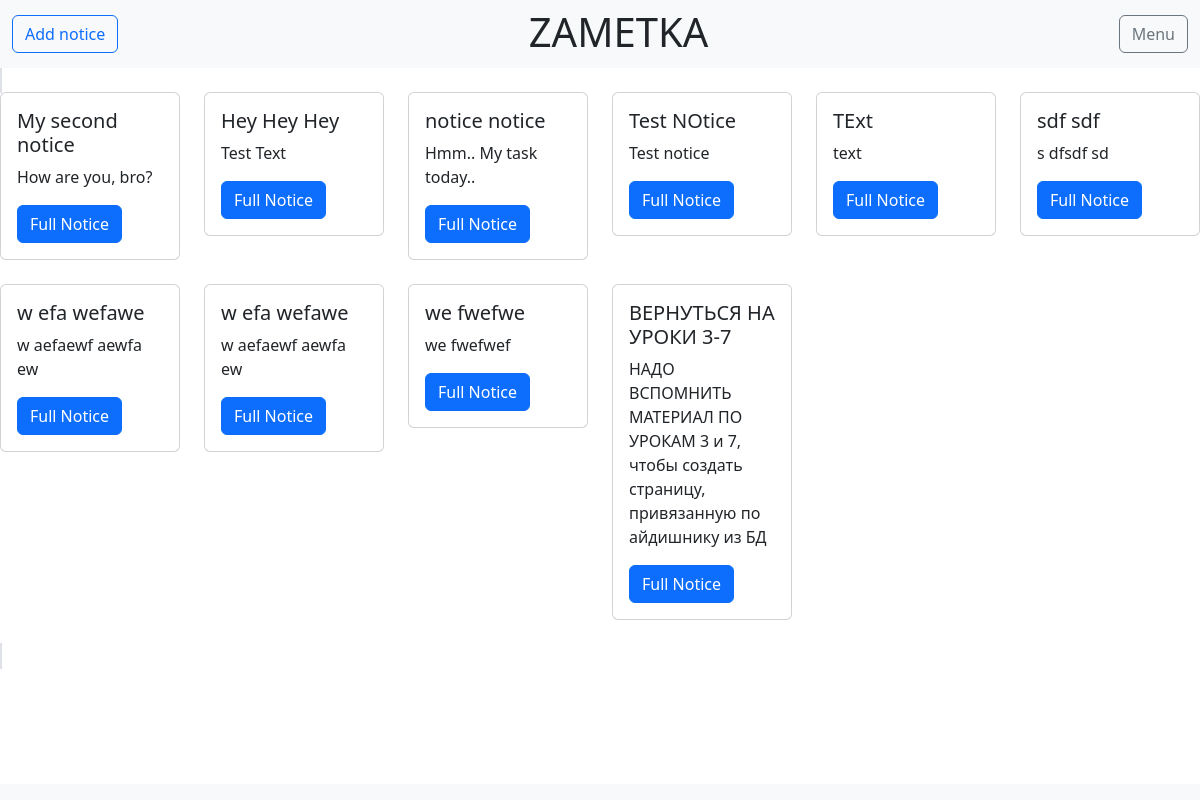
Before: / with the older database file.
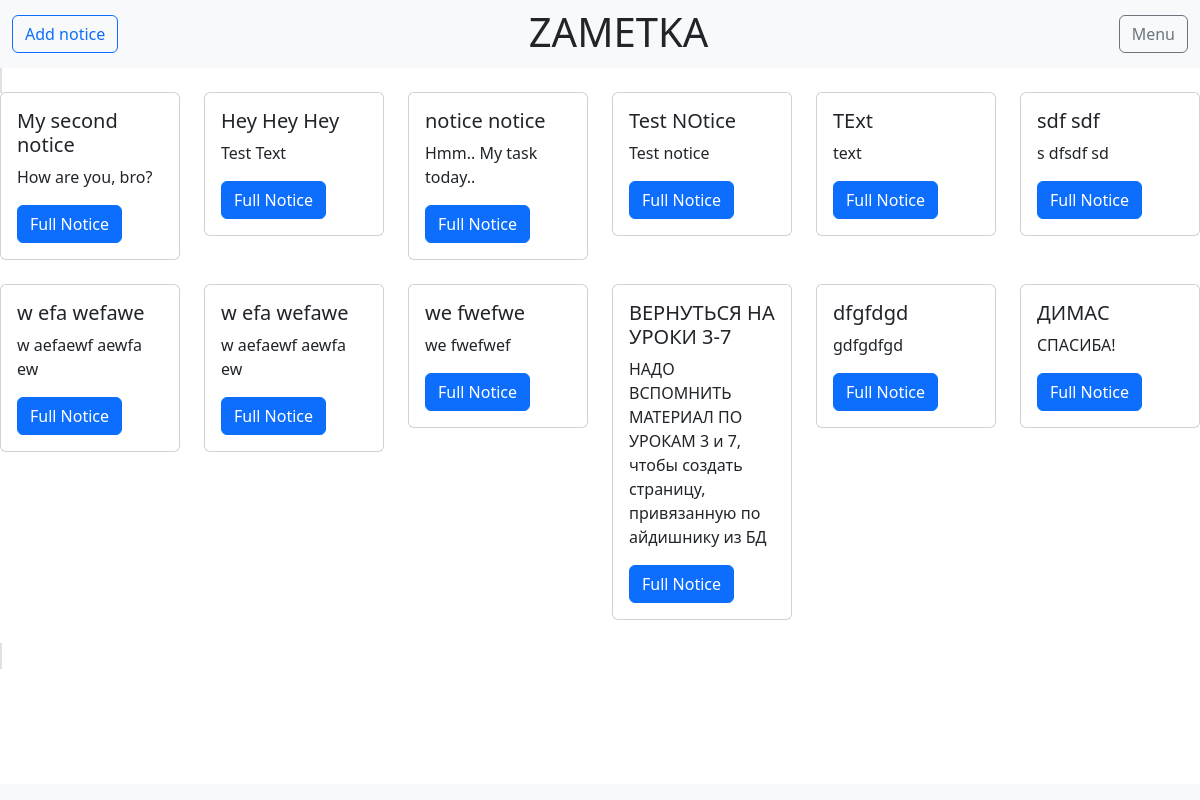
After: the same page with the newer database file.
### noticeapp/models.py (models this page shows, shortened)
class Notice(models.Model):
    title = models.CharField(max_length=50)
    text = models.TextField(blank=True)
    time_create = models.DateTimeField(auto_now_add=True)
    def get_absolute_url(self):
        return reverse('fullnotice', kwargs={'notice_id': self.pk})
    class Meta: #for admin board
        ordering = ['time_create', 'title']

### noticeapp/views.py (the view)
# urls.py: path('', NoticeHome.as_view(), name='home'), #доменсайта, + префикс noticeapp
class NoticeHome(ListView): #Отвечает за базовую страницу сайта и основываться на классе ListView
    model = Notice
    template_name = "notice/index.html"
    context_object_name = 'notice_card_information'

### noticeapp/templates/notice/index.html (shortened to what this page needs)
{% load static %}
<!DOCTYPE html>
<html lang="en">
<head>
    <link type="text/css" href = "{% static 'noticeapp/css/stylesheet.css' %}" rel="stylesheet" >
    <link href="https://cdn.jsdelivr.net/npm/bootstrap@5.2.0/dist/css/bootstrap.min.css" rel="stylesheet">
</head>
<body>
<nav class="navbar navbar-expand-lg bg-light">
    <div class="container-fluid">
        <div class="collapse navbar-collapse" id="navbarSupportedContent">
            <ul class="navbar-nav me-auto mb-2 mb-lg-0">
                <a href="{% url 'addnotice' %}" type="button" class="btn btn-outline-primary">Add notice</a>
            </ul>
            <h1 class="me-auto mb-2 mb-lg-1">ZAMETKA</h1>
            <a href="#" type="button" class="btn btn-outline-secondary">Menu</a>
        </div>
    </div>
</nav>
<span class="border border-2">
    <div class="row">
        {% for elem in notice_card_information %}
        <br><div class="col-sm-2">
    <div class="card">
      <div class="card-body">
        <h5 class="card-title">{{elem.title}}</h5>
        <p class="card-text">{{elem.text}}</p>
        <a href="{{ elem.get_absolute_url }}" class="btn btn-primary">Full Notice</a>
      </div>
    </div></br>
  </div>
        {% endfor %}
</div>
</span>
<div class="fixed-bottom">
    <nav class="navbar navbar-expand-lg bg-light"></nav>
</div>
</body>
</html>

Changed rows visible on the page:
added Notice: title "dfgfdgd", text "gdfgdfgd"
added Notice: title "ДИМАС", text "СПАСИБА!"
